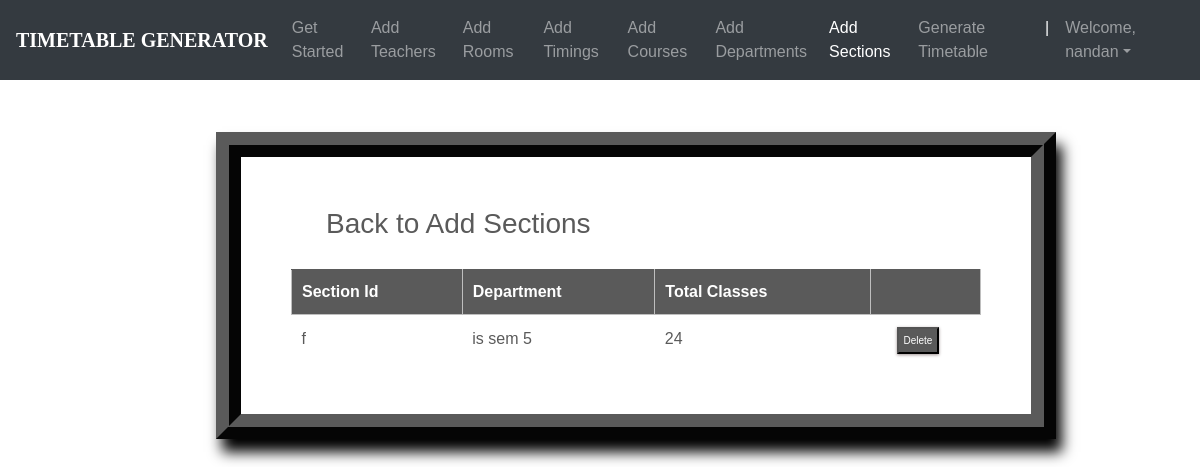
The page /sections_list/ (signed in) on the database as committed earlier.
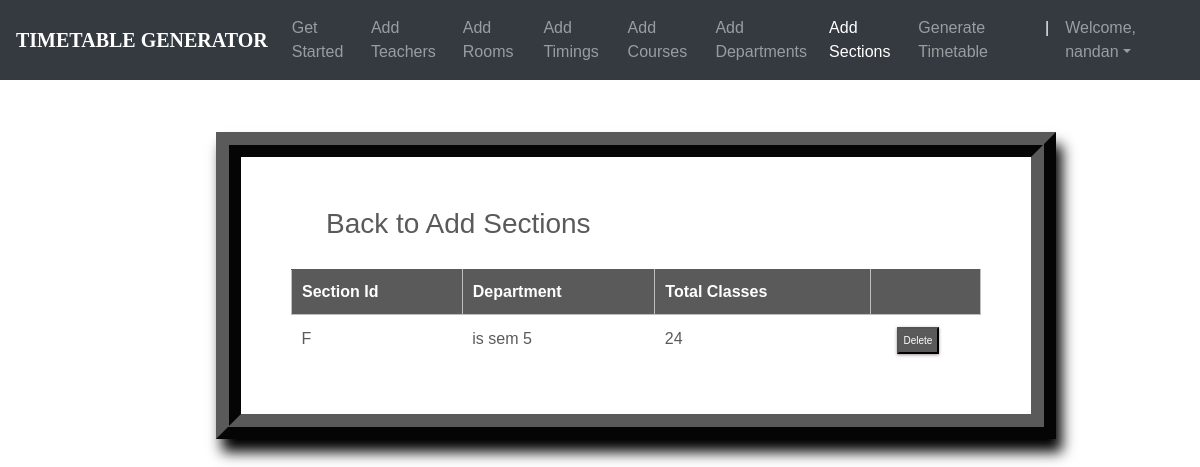
The same page on the database as committed later.
### ttgen/models.py (models this page shows, shortened)
class Section(models.Model):
    section_id = models.CharField(max_length=25, primary_key=True)
    department = models.ForeignKey(Department, on_delete=models.CASCADE)
    num_class_in_week = models.IntegerField(default=0)
    course = models.ForeignKey(Course, on_delete=models.CASCADE, blank=True, null=True)
    meeting_time = models.ForeignKey(MeetingTime, on_delete=models.CASCADE, blank=True, null=True)
    room = models.ForeignKey(Room, on_delete=models.CASCADE, blank=True, null=True)
    instructor = models.ForeignKey(Instructor, on_delete=models.CASCADE, blank=True, null=True)

class Department(models.Model):
    dept_name = models.CharField(max_length=50)
    courses = models.ManyToManyField(Course)
    def __str__(self):
        return self.dept_name

### ttgen/views.py (the view)
# urls.py: path('sections_list/', views.section_list, name='editsection'),
@login_required
def section_list(request):
    context = {
        'sections': Section.objects.all()
    }
    return render(request, 'seclist.html', context)

### templates/seclist.html (shortened to what this page needs)
<!DOCTYPE html>
<html lang="en">
<head>
	<link rel="stylesheet" href="https://maxcdn.bootstrapcdn.com/bootstrap/4.0.0/css/bootstrap.min.css">
    <link rel="stylesheet" type="text/css" href="static/css/index.css">
</head>
<body>
        <header>
			<nav class="navbar navbar-expand-md navbar-dark fixed-top bg-dark">
                <a class="navbar-brand" href="#"><b>TIMETABLE GENERATOR</b></a>
                <div class="collapse navbar-collapse" id="navbarCollapse">
                    <ul class="navbar-nav ml-auto">
                    <li class="nav-item">
                        <a class="nav-link" href="{% url 'admindash' %}">Get Started</a>
                    </li>
                    <li class="nav-item">
                        <a class="nav-link" href="{% url 'addInstructors' %}">Add Teachers</a>
                    </li>
                    <li class="nav-item">
                        <a class="nav-link" href="{% url 'addRooms' %}">Add Rooms</a>
                    </li>
                    <li class="nav-item">
		                <a class="nav-link" href="{% url 'addTimings' %}">Add Timings</a>
		            </li>
                    <li class="nav-item">
                        <a class="nav-link" href="{% url 'addCourses' %}">Add Courses</a>
                    </li>
                    <li class="nav-item">
			            <a class="nav-link" href="{% url 'addDepts' %}">Add Departments</a>
		            </li>
                    <li class="nav-item active">
			            <a class="nav-link" href="{% url 'addSections' %}">Add Sections</a>
		            </li>
                    <li class="nav-item">
			            <a class="nav-link" href="{% url 'generate' %}">Generate Timetable</a>
		            </li>
                    <li class="nav-item active">
			            <a class="nav-link">|</a>
		            </li>
                    <li class="nav-item dropdown">
		                <a class="nav-link dropdown-toggle" href="#" id="dropdown03" data-toggle="dropdown" aria-haspopup="true" aria-expanded="false">Welcome, {{ user.first_name }}</a>
		            </li>
                    </ul>
                </div>
            </nav>
        </header>
        <br><br>
    {% block content %}
{% load static %}
<fieldset class="fieldset">
    <a href="{% url 'addSections'%}"><h1 class="tablink" onclick="openPage('new')" id="defaultOpen">Back to Add Sections</h1></a>
    <div class="tabcontent" id="edit">
        <table class="table1">
            <thead>
            <tr class="table-headers">
            <th>Section Id</th>
            <th>Department</th>
            <th>Total Classes</th>
            <th  class="empty"></th>
            </tr>
            </thead>
            <tbody>
            {% for sec in sections %}
            <tr>
             <td>{{sec.section_id}}</td>
             <td>{{sec.department}}</td>
             <td>{{sec.num_class_in_week }}</td>
             <td class="empty">
                <form action="{% url 'deletesection' sec.section_id %}" method="post">
                        <input type="submit" value="Delete" class="cross">
                </form>
             </td>
             </tr>
            {% endfor %}
            </tbody>
        </table>
    </div>
</fieldset>
{% endblock %}

### static/css/index.css (style rules this page uses)
body { padding-top: 3rem; padding-bottom: 3rem; color: #5a5a5a; font-family: 'Poppins', sans-serif; overflow-x: hidden; }
nav { font-family: sans-serif; }
.navbar-brand { font-size: 20px; font-family: Georgia, 'Times New Roman', Times, serif; }

### templates/seclist.html (style rules this page uses)
nav { font-family: sans-serif; }
.navbar-brand { font-size: 20px; font-family: Georgia, 'Times New Roman', Times, serif; }
* { margin: 0; padding: 0; box-sizing: border-box; }
html { scroll-behavior: smooth; }
a { text-decoration:none; }
form { margin-top: 3%; margin-left: 18%; margin-right: 12%; }
fieldset h1 { color: #5a5a5a; padding-bottom: 20px; margin-left: 35px; display: inline-block; cursor: pointer; font-size: 28px; }
fieldset input { padding:8px; color: #938c8c }
.table2 td, th { border: 1px solid rgb(190,190,190); padding: 10px 20px; }
.table1 { width: 100%; border-collapse: collapse; text-align: left; overflow: hidden; }
.table1 td, th { border-top: 1px solid #5a5a5a; padding: 10px; }
.table1 th { background-color: #5a5a5a; color: #fff; }
.cross { font-size:10px; box-shadow: 0px 1px 3px 0px #9e9292; padding: 4px 5px; color: #fff; background-color: #5a5a5a; cursor: pointer; }
.fieldset { margin-top: 3%; margin-left: 18%; margin-right: 12%; padding: 50px; border-width: 25px; border-style: ridge; border-color: #5a5a5a; box-shadow: 6px 13px 13px 0px black; background-color: #fff; }

Rows that differ between the two databases and show on the page:
removed Section: section_id "f", department "is sem 5", num_class_in_week "24"
added Section: section_id "F", department "is sem 5", num_class_in_week "24"
